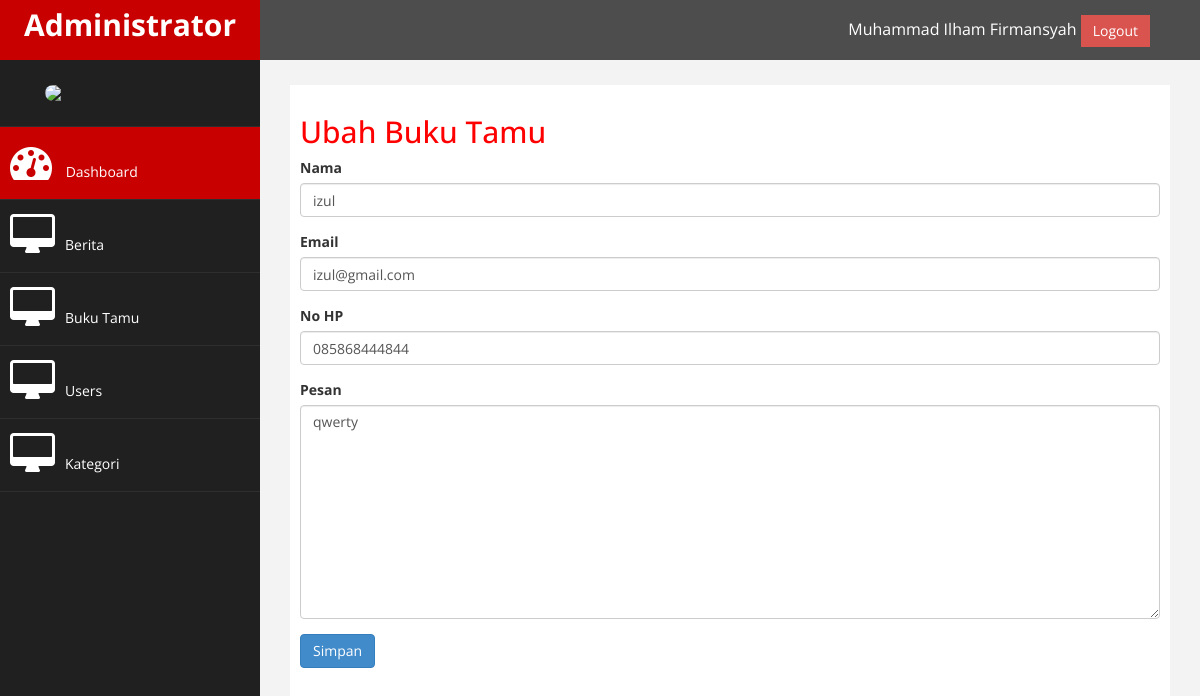
Page /admin/index.php?halaman=ubahbukutamu&idbuku=1 (signed in) on the committed database.
### tables this page shows
CREATE TABLE IF NOT EXISTS `bukutamu` (
  `id` int(11) NOT NULL AUTO_INCREMENT,
  `nama` varchar(50) NOT NULL,
  `email` varchar(50) DEFAULT NULL,
  `no_hp` varchar(12) DEFAULT NULL,
  `pesan` text,
  `tanggal` date DEFAULT NULL,
  PRIMARY KEY (`id`)
);

### admin/konek.php (called while the page is built, shortened)
<?php
class bukutamu{
	function ambil_bukutamu($idbuku){
		$ambil = mysql_query("SELECT * FROM bukutamu WHERE id='$idbuku'");
		return mysql_fetch_assoc($ambil);
	}
}
$bukutamu = new bukutamu();
 ?>

### admin/ubahbukutamu.php (the view, shortened to what this page needs)
<h2>Ubah Buku Tamu</h2>
<?php
	$detail = $bukutamu->ambil_bukutamu($_GET['idbuku']);
 ?>
<form method="POST" enctype="multipart/form-data">
	<div class="form-group">
		<label>Nama</label>
		<input text="text" class="form-control" name="nama" value="<?php echo $detail['nama']; ?>">
	</div>
	<div class="form-group">
		<label>Email</label>
		<input text="email" class="form-control" name="email" value="<?php echo $detail['email']; ?>">
	</div>
	<div class="form-group">
		<label>No HP</label>
		<input text="tel" class="form-control" name="nope" value="<?php echo $detail['no_hp']; ?>">
	</div>
	<div class="form-group">
		<label>Pesan</label>
		<textarea class="form-control" rows="10" name="pesan"><?php echo $detail['pesan']; ?></textarea>
	</div>
	<button type="submit" class="btn btn-primary" name="save">Simpan</button>
</form>

### admin/assets/css/custom.css (style rules this page uses)
body { font-family: 'Open Sans', sans-serif; }
h2 { color: #f00; }

### rows in the picture
bukutamu: nama "izul", email "izul@gmail.com", nope "085868444844", pesan "qwerty"
